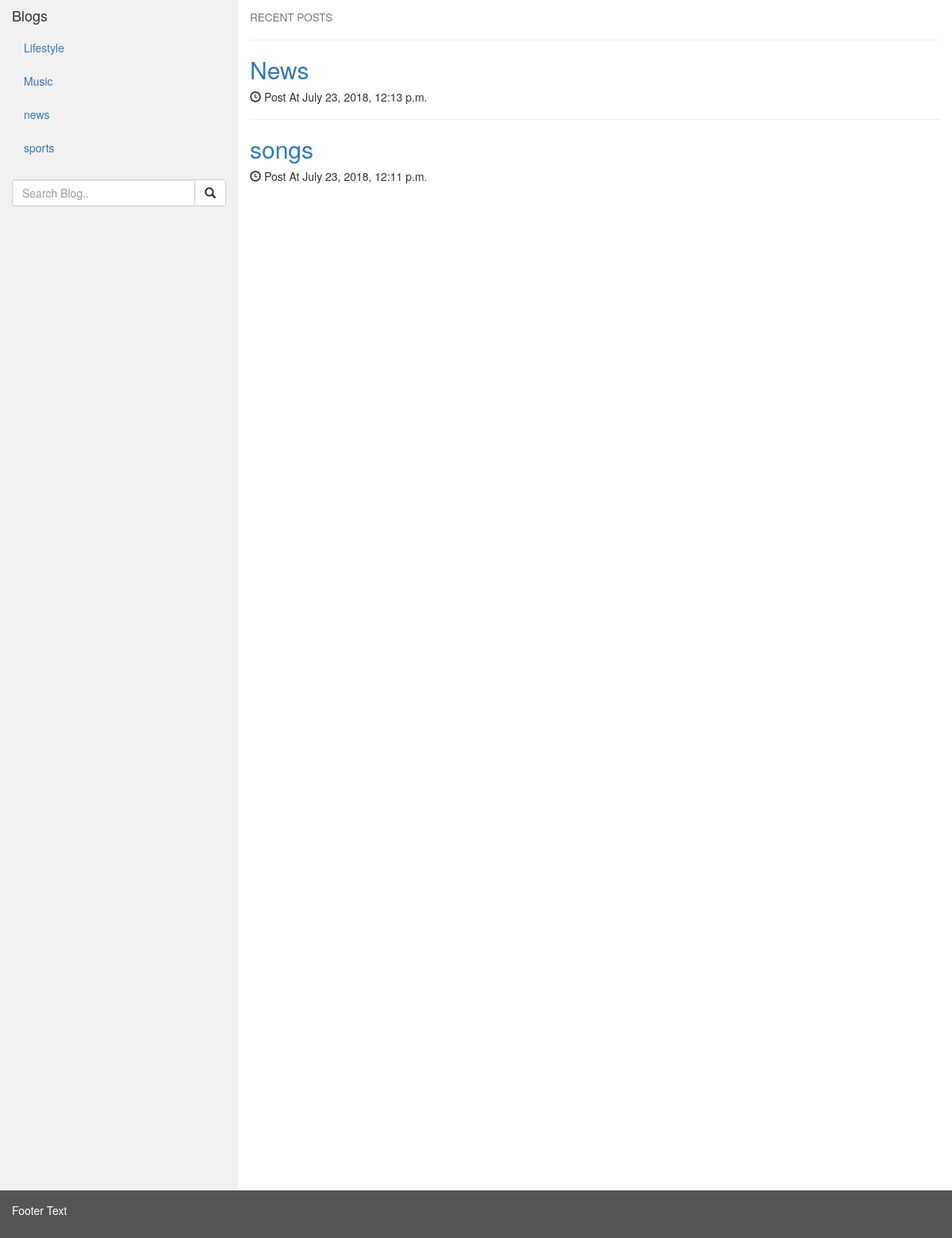
The page / on the database its author committed.
### blog/models.py (models this page shows, shortened)
class Category(models.Model):
    title = models.CharField(max_length=20)
    slug = models.CharField(max_length=50, unique=True, null=False)
    class Meta:
        verbose_name_plural = "categories"

class Blog(models.Model):
    title = models.CharField(max_length=255)
    slug = models.CharField(max_length=50, unique=True, null=False)
    content = RichTextField()
    pub_date = models.DateTimeField()
    category = models.ForeignKey(Category, on_delete=models.CASCADE)

### blog/views.py (the view)
# urls.py: path('', views.homepage, name='homepage'),
def homepage(request):
    context = {'categories': Category.objects.order_by('title'),
               'blogs': Blog.objects.order_by('-pub_date')[:5], }
    return render(request, 'index.html', context)

### blog/templates/index.html
{% extends 'base.html' %}
{% block content %}
    <h4>
        <small>RECENT POSTS</small>
    </h4>
    {%  for blog in blogs %}
        <hr>
        <a href="{% url 'blogs:blog' blog.slug %}"><h2>{{ blog.title }}</h2></a>
        <h5><span class="glyphicon glyphicon-time"></span> Post At {{ blog.pub_date }}</h5>
    {% endfor %}
{% endblock %}

### blog/templates/base.html (shortened to what this page needs)
{% load static %}
<!DOCTYPE html>
<html lang="en">
<head>
    <link rel="stylesheet" href="{% static 'css/bootstrap.min.css' %}">
    <link rel="stylesheet" href="{% static 'css/custom.css' %}">
</head>
<body>
<div class="container-fluid">
    <div class="row content">
        <div class="col-sm-3 sidenav">
            <h4>Blogs</h4>
            <ul class="nav nav-pills nav-stacked">
                {% for cat in categories %}
                    <li class =""><a href="{% url 'blogs:category' cat.slug %}">{{ cat.title }}</a></li>
                {% endfor %}
            </ul>
            <br>
            <form action=" {% url 'blogs:search' %}" method="GET">
            <div class="input-group">
                <input name="q" type="text" class = "form-control" placeholder="Search Blog..">
                <span class="input-group-btn">
          <button class="btn btn-default" type="submit">
            <span class="glyphicon glyphicon-search"></span>
          </button>
        </span>
            </div>
        </form>
        </div>
        <div class="col-sm-9">
            {% block content %}  {% endblock %}
        </div>
    </div>
</div>
<footer class="container-fluid">
    <p>Footer Text</p>
</footer>
</body>
</html>

### blog/templates/base.html (style rules this page uses)
.row.content { height: 1500px }
.sidenav { background-color: #f1f1f1; height: 100%; }
footer { background-color: #555; color: white; padding: 15px; }

### rows shown on the page
Category: title "Lifestyle"
Category: title "Music"
Category: title "news"
Category: title "sports"
Blog: title "News", pub_date "July 23, 2018, 12:13 p.m."
Blog: title "songs", pub_date "July 23, 2018, 12:11 p.m."
